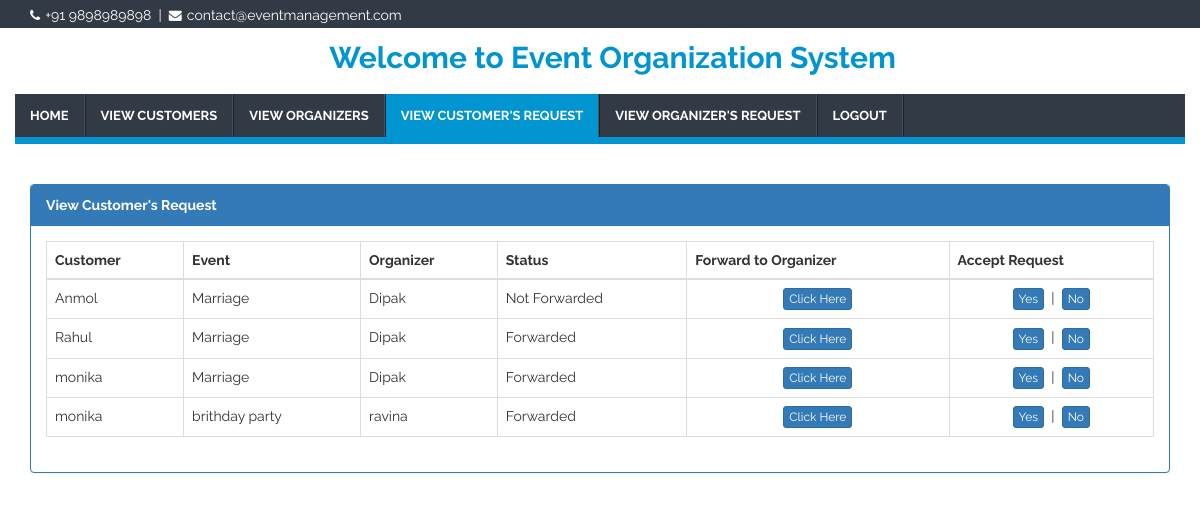
The page /view_customerReq.php (signed in) on the database its author committed.
### tables this page shows
CREATE TABLE IF NOT EXISTS `customer_req` (
  `id` int(11) NOT NULL AUTO_INCREMENT,
  `customer` varchar(50) NOT NULL,
  `email` varchar(50) NOT NULL,
  `event` varchar(50) NOT NULL,
  `organizer` varchar(50) NOT NULL,
  `c_status` varchar(20) NOT NULL,
  `a_status` varchar(20) NOT NULL,
  PRIMARY KEY (`id`)
);

### view_customerReq.php (the view, shortened to what this page needs)
<?php
    $con = mysqli_connect("localhost","root","","event_management");
    if(isset($_SESSION['username'])){
?>
<!DOCTYPE html>
<html lang="en">
<head>
    <link rel="stylesheet" href="css/bootstrap.min.css">
    <link rel="stylesheet" href="css/font-awesome.min.css">
    <link rel="stylesheet" href="css/style.css">
</head>
<body data-spy="scroll" data-offset="50" data-target=".navbar-collapse">
    <header id="header">
        <div id="top-bar">
            <div class="container">
                <div class="row">
                    <div class="col-sm-7 hidden-xs top-info">
                        <span>
                            <i class="fa fa-phone"></i>+91 9898989898</span>&nbsp;&nbsp;|&nbsp;
                        <span>
                            <i class="fa fa-envelope"></i>contact@eventmanagement.com </span>
                    </div>
                </div>
            </div>
        </div>
        <div id="logo-bar" class="clearfix" style="margin-bottom: -5px;margin-top: -12px;">
            <div class="container">
                <div class="row">
                    <div style="margin-top: -25px;margin-bottom: 25px">
                        <center>
                            <h2 class="logo-head">
                                <strong>Welcome to Event Organization System</strong>
                            </h2>
                        </center>
                    </div>
                </div>
            </div>
        </div>
        <div class="navbar navbar-default navbar-static-top container" role="navigation" style="margin-bottom: -110px;">
            <div class="row">
                <div class="navbar-collapse collapse">
                    <ul class="nav navbar-nav">
                        <li>
                            <a href="admin_dashboard.php">HOME</a>
                        </li>
                        <li>
                            <a href="view_customers.php" class="smoothScroll">VIEW CUSTOMERS</a>
                        </li>
                        <li>
                            <a href="view_organizers.php" class="smoothScroll">VIEW ORGANIZERS</a>
                        </li>
                        <li id="custReq">
                            <a href="view_customerReq.php" class="smoothScroll">VIEW CUSTOMER'S REQUEST</a>
                        </li>
                        <li>
                            <a href="view_organizerReq.php" class="smoothScroll">VIEW ORGANIZER'S REQUEST</a>
                        </li>
                        <li>
                            <a href="admin_logout.php" class="smoothScroll">LOGOUT</a>
                        </li>
                    </ul>
                </div>
            </div>
        </div>
    </header>
    <div class="container" style="margin-top: 150px;">
        <div class="panel panel-primary">
            <div class="panel-heading"><strong>View Customer's Request</strong></div>
            <div class="panel-body">
                <table class="table table-bordered table-hover">
                    <thead>
                        <tr>
                            <th>Customer</th>
                            <th>Event</th>
                            <th>Organizer</th>
                            <th>Status</th>
                            <th>Forward to Organizer</th>
                            <th>Accept Request</th>
                        </tr>
                    </thead>
                    <tbody>
                        <?php
                            $sql = "select * from customer_req order by id";
                            $result = mysqli_query($con,$sql);
                            if(mysqli_num_rows($result) > 0){
                                while($row = mysqli_fetch_array($result)){
                        ?>
                        <tr>
                            <td><?php echo $row['customer'] ?></td>
                            <td><?php echo $row['event'] ?></td>
                            <td><?php echo $row['organizer'] ?></td>
                            <td><?php echo $row['a_status'] ?></td>
                            <td><center><a href="forward_reqController.php?id=<?php echo $row['id'] ?>" class="btn btn-primary btn-xs">Click Here</a></center></td>
                            <td><center><a href="customer_acceptReq.php?id=<?php echo $row['id'] ?>" class="btn btn-primary btn-xs">Yes</a>&nbsp;&nbsp;|&nbsp;&nbsp;<a href="customer_rejectReq.php?id=<?php echo $row['id'] ?>" class="btn btn-primary btn-xs">No</a></center></td>
                        </tr>
                        <?php }} ?>
                    </tbody>
                </table>
            </div>
        </div>
    </div>
</body>
</html>
<?php
    }
    else{
        header('Location:index.php');
    }
?>

### css/style.css (style rules this page uses)
body { background: #ffffff; font-family: 'Raleway', sans-serif; font-weight: 400; position: relative; }
h2, h3, h4 { font-weight: bold; }
.logo-head { margin-top: 50px; color: #0094d0; margin-left: 25px; }
.navbar-default .navbar-nav li a { font-size: 13px; font-weight: bold; line-height: 13px; }
#header { z-index: 999; background: #fff; width: 100%; transition: all 0.4s ease-in-out 0s; }
#top-bar { background: #323A45; color: #fff; padding: 5px 0 3px; }
.top-info span i { font-size: 13px; margin-right: 5px; }
.navbar { margin-bottom: 0; background: #323A45; min-height: 35px; border: none; border-bottom: 7px solid #0094d0; }
.navbar-default .navbar-collapse, .navbar-default .navbar-form { border-color: transparent; }
.navbar-nav { border-right: 1px solid #19222d; }
.navbar-default .navbar-nav > li:first-child { border-left: none; }
.navbar-default .navbar-nav > li { border-left: 1px solid #19222d; border-right: 1px solid #425166; }
.navbar-default .navbar-nav>li>a { color: #fff; }

### view_customerReq.php (style rules this page uses)
ul > li#custReq { background: #0094d0; color:#fff; }

### rows shown on the page
customer_req: customer "Anmol", event "Marriage", organizer "Dipak", a_status "Not Forwarded"
customer_req: customer "Rahul", event "Marriage", organizer "Dipak", a_status "Forwarded"
customer_req: customer "monika", event "Marriage", organizer "Dipak", a_status "Forwarded"
customer_req: customer "monika", event "brithday party", organizer "ravina", a_status "Forwarded"
